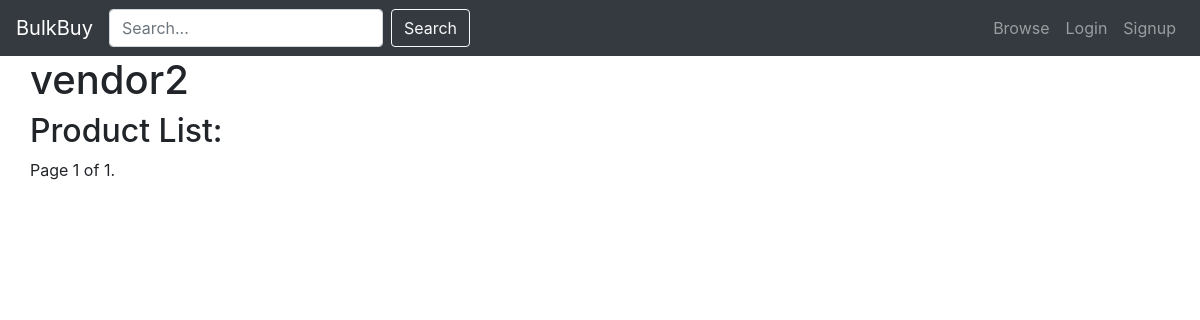
/products/by/vendor2, run on an earlier commit of the app's database.
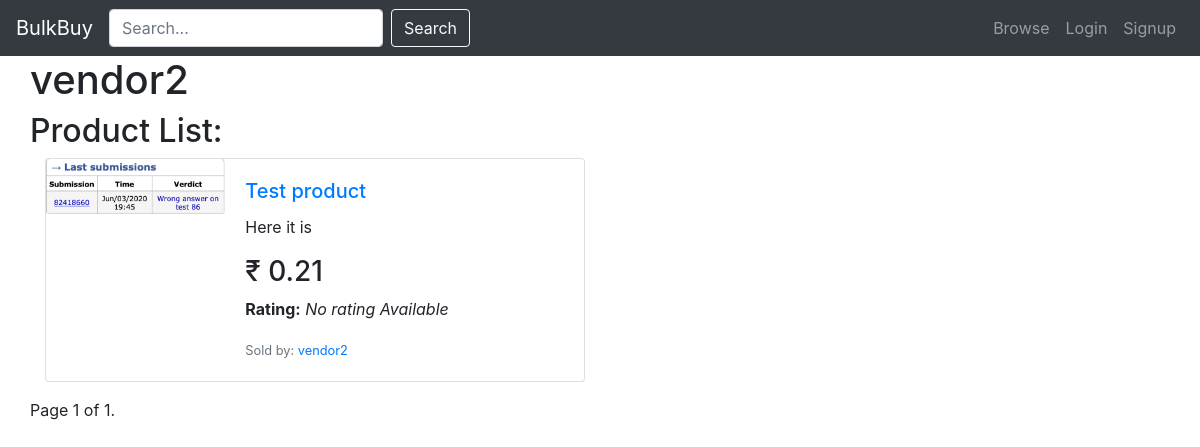
And on a later commit of the database.
### products/models.py (models this page shows, shortened)
class Product(models.Model):
    vendor = models.ForeignKey('accounts.Vendor', on_delete= models.CASCADE)
    name = models.CharField(max_length=100)
    description = models.TextField(max_length=500, blank=True)
    image = models.ImageField(upload_to=user_directory_path, blank=True)
    price = models.DecimalField(max_digits=6, decimal_places=2, default=0.00)
    rating = models.FloatField(blank=True, null=True)
    number_of_reviews = models.PositiveIntegerField(default=0)
    number_of_orders_required = models.PositiveIntegerField(default=1)
    number_of_orders_received = models.PositiveIntegerField(default=0)
    last_dispatch = models.PositiveIntegerField(default=0)
    class Meta:
        ordering = ['-rating']

### accounts/models.py (models this page shows, shortened)
class Vendor(models.Model):
    user = models.OneToOneField(User, on_delete=models.CASCADE)
    rating = models.FloatField(default=3)

class User(AbstractUser):
    is_vendor = models.BooleanField(default=False)
    is_customer = models.BooleanField(default=False)

### products/views.py (the view)
# urls.py: re_path('by/(?P<username>[-\w]+)', views.VendorProductListView.as_view(), name='from_vendor'),
class VendorProductListView(generic.ListView):
    model = product_models.Product
    template_name = "products/vendor_product_list.html"
    paginate_by = 6
    def get_queryset(self):
        try:
            user = accounts_models.User.objects.get(username = self.kwargs.get("username"))
            vendor = accounts_models.Vendor.objects.get(user = user)
            vendor_products = product_models.Product.objects.filter(vendor = vendor)
        except User.DoesNotExist:
            raise Http404
        else:
            return vendor_products
    def get_context_data(self, **kwargs):
        user = accounts_models.User.objects.get(username = self.kwargs.get("username"))
        vendor = accounts_models.Vendor.objects.get(user = user)
        context = super().get_context_data(**kwargs)
        context["product_vendor"] = vendor
        return context

### products/templates/products/vendor_product_list.html (shortened to what this page needs)
{% extends 'products/product_base.html' %}
{% block pre_product %}
<div>
    <h1>{{ product_vendor.user.username }}</h1> <h2>Product List:</h2>
</div>
{% endblock %}
{% block product_content %}
  <div class="container">
    {% for product in object_list %}
      {% include 'products/_productCard.html' %}
    {% endfor %}
  </div>
  <div class="pagination">
    <span class="step-links">
        <span class="current">
            Page {{ page_obj.number }} of {{ page_obj.paginator.num_pages }}.
        </span>
    </span>
</div>
  {% endblock %}

### products/templates/products/_productCard.html
{% load static %}
  <div class="card mb-3" style="max-width: 540px;">
  <div class="row no-gutters">
    <div class="col-md-4">
      {% if product.image %}
      <a href="{% url 'products:single' pk=product.pk %}"><img src="{{ product.image.url }}" class="card-img"></a>
      {% else %}
      <a href="{% url 'products:single' pk=product.pk %}"><img src="{% static 'images/No_Img_Available.png' %}" alt="No Image Available" class="card-img"></a>
      {% endif %}
    </div>
    <div class="col-md-8">
      <div class="card-body">
        <a href="{% url 'products:single' pk=product.pk %}"><h5 class="card-title">{{ product.name }}</h5></a>
        <p class="card-text">{{product.description|truncatechars:200}}</p>
        <h3>₹ {{product.price}}</h3>
        <p class="card-text"><strong> Rating:</strong> {% if product.rating %} {{product.rating}} stars {% else %} <em>No rating Available </em>{% endif %} </p>
        <p class="card-text"><small class="text-muted">Sold by: <a href="{% url 'products:from_vendor' username=product.vendor.user.username %}">{{ product.vendor.user.username }}</a></small></p>
      </div>
    </div>
  </div>
</div>

What changed in the data, as far as the page shows it:
added Product: image (picture), name "Test product", description "Here it is", price "0.21", shows "No rating Available", vendor.user.username "vendor2"
